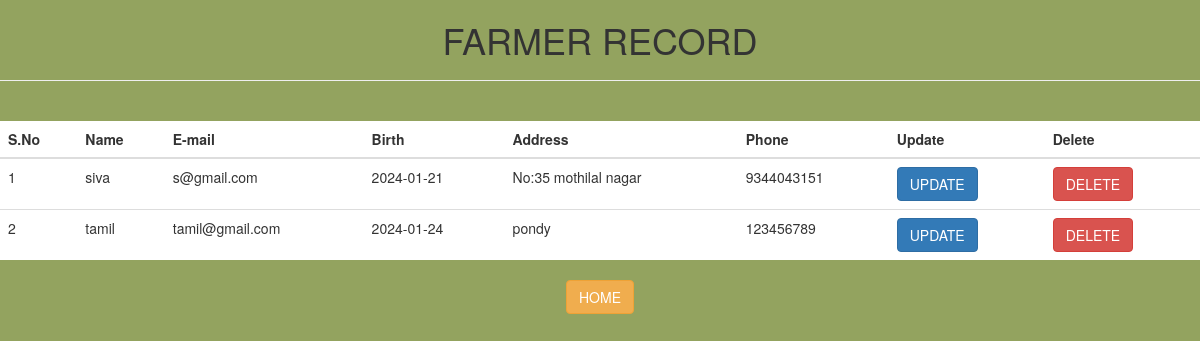
/view, run on the app's committed database.
### tables this page shows
CREATE TABLE customers (pid integer primary key,name text,
            email varchar(20),birth date,address text,phone integer);

### web.py (the view)
@app.route('/view')
def view():
    con=sqlite3.connect('data2.db')
    con.row_factory=sqlite3.Row
    cur=con.cursor()
    cur.execute("select  * from customers")
    data=cur.fetchall()
    con.close()
    return render_template('view.html',data=data)

### templates/view.html (shortened to what this page needs)
<!DOCTYPE html>
<html lang="en">
<head>
 <link rel="stylesheet" href="https://maxcdn.bootstrapcdn.com/bootstrap/3.4.1/css/bootstrap.min.css">
</head>
<body>
    <div class="main">
       <center> <h1>FARMER RECORD<hr></h1></center>
        <div align="center"class="table">
            <br>
       <table class="table table-border" >
        <thead>
            <tr>
                <th>S.No</th>
                <th>Name</th>
                <th>E-mail</th>
                <th>Birth</th>
                <th>Address</th>
                <th>Phone</th>
                <th>Update</th>
                <th>Delete</th>
            </tr>
        </thead>
       <tbody>
        {% for res in data %}
        {%set i=loop.index %}
        <tr>
            <td>{{i}}</td>
            <td>{{res["name"]}}</td>
            <td>{{res["email"]}}</td>
            <td>{{res["birth"]}}</td>
            <td>{{res["address"]}}</td>
            <td>{{res["phone"]}}</td>
            <td><a href=" {{url_for('update',id=res['pid'])}}"class="btn btn-primary">UPDATE</a></td>
            <td><a href=" {{url_for('delete',id=res['pid'])}}"class="btn btn-danger">DELETE</a></td>
        </tr>
        {% endfor %}
       </tbody>
       </table>
       <div>
        <a href="{{url_for('main1')}}"class ="btn btn-warning pull right">HOME</a>
               </div>
    </div>
   </div>
</body>
</html>

### templates/view.html (style rules this page uses)
body { background-color:rgb(147, 163, 95); background-position: center; background-repeat: no-repeat; background-size:cover; }

### data on the page
customers: i "1", name "siva", email "s@gmail.com", birth "2024-01-21", address "No:35 mothilal nagar", phone "9344043151"
customers: i "2", name "tamil", email "tamil@gmail.com", birth "2024-01-24", address "pondy", phone "123456789"
